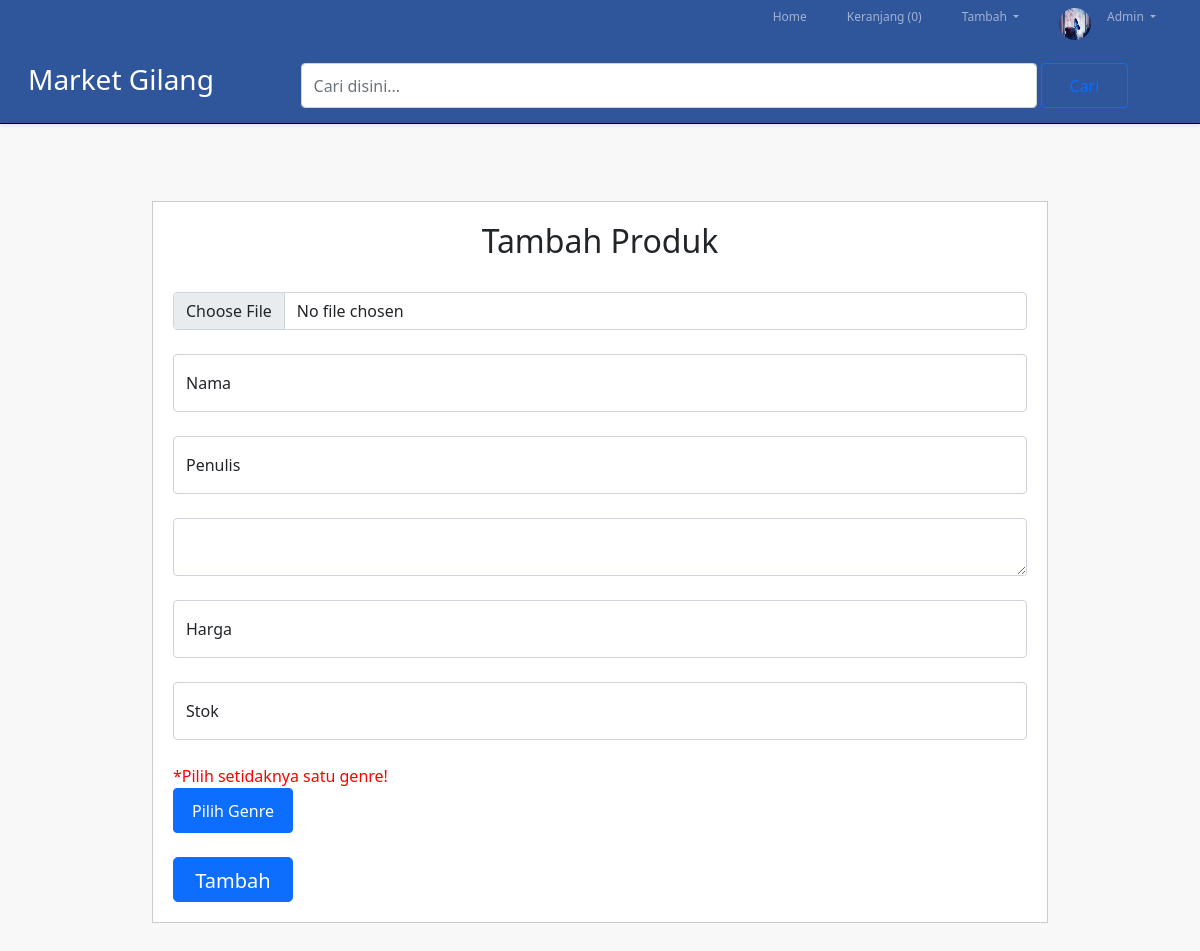
The page /tambah-produk.php (signed in) on the database its author committed.
### tables this page shows
CREATE TABLE `user` (
  `id` int(11) NOT NULL,
  `gambar` varchar(255) NOT NULL,
  `nama` varchar(255) NOT NULL,
  `username` varchar(255) NOT NULL,
  `password` varchar(255) NOT NULL,
  `email` text NOT NULL,
  `hp` int(11) NOT NULL,
  `alamat` varchar(100) NOT NULL,
  `uang` int(255) NOT NULL
);

### tambah-produk.php (the view, shortened to what this page needs)
<?php
    include 'auth.php';
    require_once 'header.php';
?>
<link rel="stylesheet" href="style.css">
<link rel="stylesheet" href="https://stackpath.bootstrapcdn.com/font-awesome/4.7.0/css/font-awesome.min.css" />
<body>
    <section>
        <div class="container container-t">
            <div class="box-t">
                <h2 class="text-center">Tambah Produk</h2><br>
                <form action="" method="post" enctype="multipart/form-data">
                    <input type="file" class="form-control" name="foto" required><br>
                    <div class="form-floating">
                        <input type="text" class="form-control" id="nama" name="nama" placeholder="Nama">
                        <label for="nama">Nama</label>
                    </div>
                    <br>
                    <div class="form-floating">
                        <input type="text" class="form-control" id="penulis" name="penulis" placeholder="Penulis">
                        <label for="penulis">Penulis</label>
                    </div>
                    <br>
                    <div class="form-floating">
                        <textarea type="text" class="form-control" name="deskripsi" id="deskripsi"
                            placeholder="Deskripsi" required> </textarea>
                        <label style="margin-top:4.5rem" for="deskripsi">Deskripsi</label>
                    </div>
                    <br>
                    <div class="form-floating">
                        <input type="number" class="form-control" name="harga" id="harga" placeholder="Harga" required>
                        <label for="harga">Harga</label>
                    </div>
                    <br>
                    <div class="form-floating">
                        <input type="number" class="form-control" id="stok" name="stok" placeholder="Stok" required>
                        <label for="stok">Stok</label>
                    </div>
                    <br>
                    <p style="color:red">*Pilih setidaknya satu genre!</p>
                    <p>
                        <button class="btn btn-primary" type="button" data-bs-toggle="collapse"
                            data-bs-target="#collapseExample" aria-expanded="false" aria-controls="collapseExample">
                            Pilih Genre
                        </button>
                    </p>
                    <br>
                    <input type="submit" class="btn btn-lg btn-primary" name="submit" value="Tambah">
                </form>
            </div>
        </div>
    </section>
</body>

### header.php (shortened to what this page needs)
<?php
    require_once 'init/init.php';
    if(isset($_SESSION['login']) == true){
        $id = $_SESSION['id'];
        $count = mysqli_query($conn, "SELECT COUNT(produkC_id) AS isi FROM keranjang WHERE user_id = '$id'");
        $val = mysqli_fetch_assoc($count);
    }
?>
<!DOCTYPE html>
<html lang="en">
<head>
    <link rel="stylesheet" href="style.css">
    <link href="https://cdn.jsdelivr.net/npm/bootstrap@5.1.3/dist/css/bootstrap.min.css" rel="stylesheet"
>
</head>
<header>
    <nav class="navbar navbar-expand navbar-dark" style="background-color: #002f86ce;">
        <div class="container-fluid">
            <div class="collapse navbar-collapse" id="navbarText">
                <ul class="navbar-nav ms-auto me-6 mb-2 mb-lg-0">
                    <li class="nav-item pe-4">
                        <a class="nav-link" aria-current="page" href="index.php">Home</a>
                    </li>
                    <li class="nav-item pe-4">
                        <?php if(isset($val['isi']) > 0){
                            ?>
                        <a class="nav-link" href="keranjang.php">Keranjang (<?= $val['isi'] ?>)</a>
                        <?php } else{ ?>
                        <a class="nav-link" href="keranjang.php">Keranjang</a>
                        <?php } ?>
                    </li>
                    <?php if(isset($_SESSION['login']) == true) {   $id = $_SESSION['id'];
                                $user = mysqli_query($conn, "SELECT * FROM user WHERE id = $id");
                                $data = mysqli_fetch_object($user);
                        ?>
                    <li class="nav-item">
                        <ul class="navbar-nav">
                            <li class="nav-item dropdown">
                                <a class="nav-link dropdown-toggle me-4" href="#" id="navbarDarkDropdownMenuLink"
                                    role="button" data-bs-toggle="dropdown" aria-expanded="false">
                                    Tambah
                                </a>
                            </li>
                        </ul>
                    </li>
                    <li class="nav-item">
                        <a class="nav-link" href="profil.php"><img src="gambar/<?= $data->gambar ?>" alt=""
                                class="profil-p"></a>
                    </li>
                    <li class="nav-item">
                        <ul class="navbar-nav">
                            <li class="nav-item dropdown">
                                <a class="nav-link dropdown-toggle me-4" href="#" id="navbarDarkDropdownMenuLink"
                                    role="button" data-bs-toggle="dropdown" aria-expanded="false">
                                    <?php
                                       echo  $data->nama;
                                    ?>
                                </a>
                            </li>
                        </ul>
                        <?php } else { ?>
                        <a href="login.php" class="nav-link" id="login-btn">Login</a>
                    </li>
                    <?php } ?>
                </ul>
            </div>
        </div>
    </nav>
</header>
<div class="search  shadow-sm" style="background-color: #002f86ce;">
    <div class="container" style="margin-left:0">
        <form class="d-flex" action="cari.php" method="get">
            <a class="logo" href="#">
                <h3>Market Gilang</h3>
            </a>
            <input type="search" class="form-control me-1 input-cari" name="search" id="cari"
                placeholder="Cari disini..." value="<?= (isset($_GET['search']) != '')? $_GET['search'] : ''  ?>"
                required>
            <input type="submit" class="btn btn-outline-primary" value="Cari">
        </form>
    </div>
</div>
</html>

### style.css (style rules this page uses)
* { padding: 0; margin: 0; }
body { background-color: #f8f8f8; }
p { margin: 0; }
nav a { text-decoration: none; color: rgba(231, 226, 226, 0.932); font-size: 12px; }
.navbar { padding: 0; margin: 0; }
.logo { text-decoration: none; margin-right: 4rem; margin-left: 1rem; font-size: 1.8rem; color: white; width: 20rem; }
section { padding: 25px 0; }
.btn { width: 120px; height: 45px; }
.container-t { width: 80%; margin: 0 auto; }
.box-t { height: 80%; background-color: white; margin: 20px; padding: 20px; border: 1px solid #ccc; box-sizing: border-box; }
.profil-p { width: 2rem; height: 2rem; border-radius: 50%; }
.search { position: flex; margin-bottom: 2rem; padding: 15px 0; background-color: #fff; border-bottom: 1px solid black; }

### rows shown on the page
user: gambar (picture), nama "Admin"

### other values the page prints
$val['isi'] "0"
